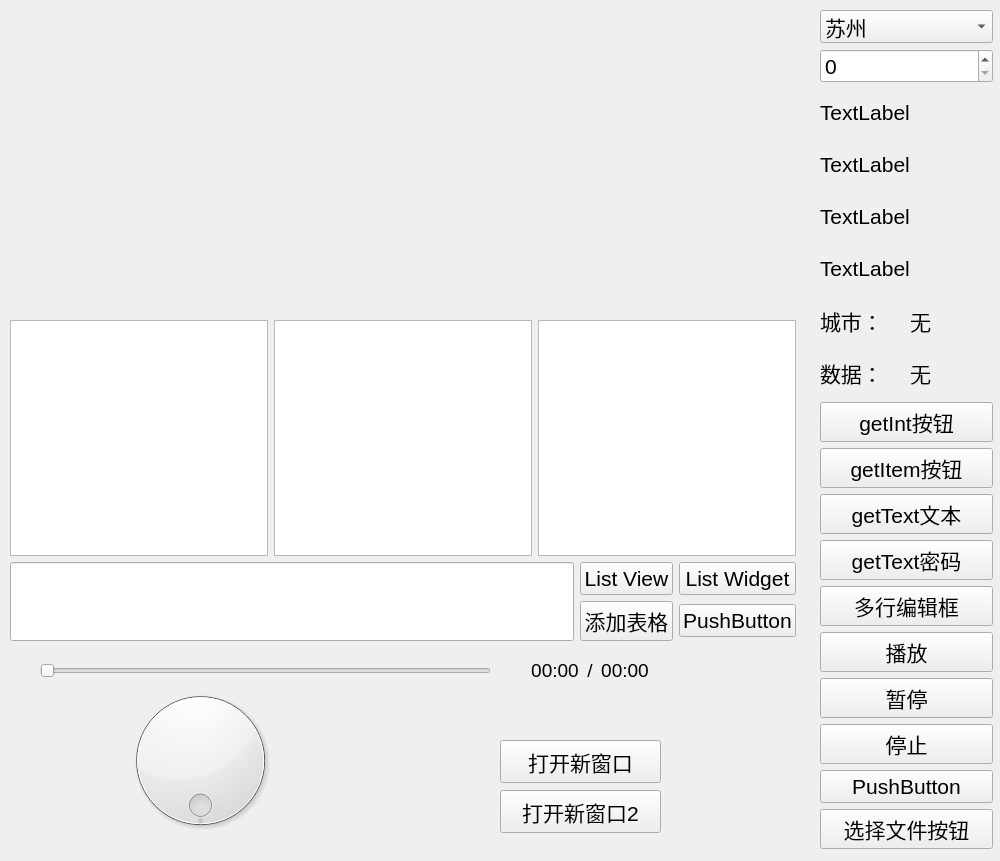
<?xml version="1.0" encoding="UTF-8"?>
<ui version="4.0">
 <class>Widget</class>
 <widget class="QWidget" name="Widget">
  <property name="enabled">
   <bool>true</bool>
  </property>
  <property name="geometry">
   <rect>
    <x>0</x>
    <y>0</y>
    <width>1000</width>
    <height>861</height>
   </rect>
  </property>
  <property name="sizePolicy">
   <sizepolicy hsizetype="Preferred" vsizetype="Preferred">
    <horstretch>0</horstretch>
    <verstretch>0</verstretch>
   </sizepolicy>
  </property>
  <property name="font">
   <font>
    <pointsize>12</pointsize>
   </font>
  </property>
  <property name="windowTitle">
   <string>Widget</string>
  </property>
  <widget class="QWidget" name="layoutWidget">
   <property name="geometry">
    <rect>
     <x>20</x>
     <y>10</y>
     <width>511</width>
     <height>291</height>
    </rect>
   </property>
   <layout class="QVBoxLayout" name="verticalLayout_3"/>
  </widget>
  <widget class="QWidget" name="layoutWidget">
   <property name="geometry">
    <rect>
     <x>10</x>
     <y>320</y>
     <width>786</width>
     <height>321</height>
    </rect>
   </property>
   <layout class="QVBoxLayout" name="verticalLayout_2" stretch="4,1">
    <item>
     <layout class="QHBoxLayout" name="horizontalLayout_2">
      <item>
       <widget class="QListView" name="listView">
        <property name="font">
         <font>
          <pointsize>16</pointsize>
         </font>
        </property>
       </widget>
      </item>
      <item>
       <widget class="QListWidget" name="listWidget">
        <property name="font">
         <font>
          <pointsize>16</pointsize>
         </font>
        </property>
       </widget>
      </item>
      <item>
       <widget class="QTableWidget" name="tableWidget">
        <property name="font">
         <font>
          <pointsize>16</pointsize>
         </font>
        </property>
       </widget>
      </item>
     </layout>
    </item>
    <item>
     <layout class="QHBoxLayout" name="horizontalLayout">
      <item>
       <widget class="QLineEdit" name="lineEdit">
        <property name="sizePolicy">
         <sizepolicy hsizetype="Expanding" vsizetype="MinimumExpanding">
          <horstretch>0</horstretch>
          <verstretch>0</verstretch>
         </sizepolicy>
        </property>
        <property name="font">
         <font>
          <pointsize>16</pointsize>
         </font>
        </property>
       </widget>
      </item>
      <item>
       <layout class="QGridLayout" name="gridLayout">
        <item row="0" column="1">
         <widget class="QPushButton" name="pushButton_2">
          <property name="font">
           <font>
            <pointsize>16</pointsize>
           </font>
          </property>
          <property name="text">
           <string>List Widget</string>
          </property>
         </widget>
        </item>
        <item row="0" column="0">
         <widget class="QPushButton" name="pushButton_1">
          <property name="font">
           <font>
            <pointsize>16</pointsize>
           </font>
          </property>
          <property name="text">
           <string>List View</string>
          </property>
         </widget>
        </item>
        <item row="1" column="0">
         <widget class="QPushButton" name="pushButton_3">
          <property name="font">
           <font>
            <pointsize>16</pointsize>
           </font>
          </property>
          <property name="text">
           <string>添加表格</string>
          </property>
         </widget>
        </item>
        <item row="1" column="1">
         <widget class="QPushButton" name="pushButton_8">
          <property name="font">
           <font>
            <pointsize>16</pointsize>
           </font>
          </property>
          <property name="text">
           <string>PushButton</string>
          </property>
         </widget>
        </item>
       </layout>
      </item>
     </layout>
    </item>
   </layout>
  </widget>
  <widget class="QDial" name="dial">
   <property name="geometry">
    <rect>
     <x>120</x>
     <y>680</y>
     <width>161</width>
     <height>161</height>
    </rect>
   </property>
   <property name="wrapping">
    <bool>true</bool>
   </property>
   <property name="notchesVisible">
    <bool>false</bool>
   </property>
  </widget>
  <widget class="QWidget" name="layoutWidget">
   <property name="geometry">
    <rect>
     <x>820</x>
     <y>10</y>
     <width>173</width>
     <height>839</height>
    </rect>
   </property>
   <layout class="QVBoxLayout" name="verticalLayout">
    <item>
     <widget class="QComboBox" name="comboBox">
      <property name="font">
       <font>
        <pointsize>16</pointsize>
       </font>
      </property>
      <item>
       <property name="text">
        <string>苏州</string>
       </property>
      </item>
      <item>
       <property name="text">
        <string>深圳</string>
       </property>
      </item>
      <item>
       <property name="text">
        <string>无锡</string>
       </property>
      </item>
      <item>
       <property name="text">
        <string>成都</string>
       </property>
      </item>
      <item>
       <property name="text">
        <string>长沙</string>
       </property>
      </item>
      <item>
       <property name="text">
        <string>杭州</string>
       </property>
      </item>
      <item>
       <property name="text">
        <string>天津</string>
       </property>
      </item>
      <item>
       <property name="text">
        <string>上海</string>
       </property>
      </item>
      <item>
       <property name="text">
        <string>北京</string>
       </property>
      </item>
     </widget>
    </item>
    <item>
     <widget class="QSpinBox" name="spinBox">
      <property name="font">
       <font>
        <pointsize>16</pointsize>
       </font>
      </property>
     </widget>
    </item>
    <item>
     <widget class="QLabel" name="label_1">
      <property name="font">
       <font>
        <pointsize>16</pointsize>
       </font>
      </property>
      <property name="text">
       <string>TextLabel</string>
      </property>
     </widget>
    </item>
    <item>
     <widget class="QLabel" name="label_2">
      <property name="font">
       <font>
        <pointsize>16</pointsize>
       </font>
      </property>
      <property name="text">
       <string>TextLabel</string>
      </property>
     </widget>
    </item>
    <item>
     <widget class="QLabel" name="label_3">
      <property name="font">
       <font>
        <pointsize>16</pointsize>
       </font>
      </property>
      <property name="text">
       <string>TextLabel</string>
      </property>
     </widget>
    </item>
    <item>
     <widget class="QLabel" name="label_4">
      <property name="font">
       <font>
        <pointsize>16</pointsize>
       </font>
      </property>
      <property name="text">
       <string>TextLabel</string>
      </property>
     </widget>
    </item>
    <item>
     <layout class="QHBoxLayout" name="horizontalLayout_3">
      <item>
       <widget class="QLabel" name="label">
        <property name="font">
         <font>
          <pointsize>16</pointsize>
         </font>
        </property>
        <property name="text">
         <string>城市：</string>
        </property>
       </widget>
      </item>
      <item>
       <widget class="QLabel" name="label_5">
        <property name="font">
         <font>
          <pointsize>16</pointsize>
         </font>
        </property>
        <property name="text">
         <string>无</string>
        </property>
       </widget>
      </item>
     </layout>
    </item>
    <item>
     <layout class="QHBoxLayout" name="horizontalLayout_4">
      <item>
       <widget class="QLabel" name="label_10">
        <property name="font">
         <font>
          <pointsize>16</pointsize>
         </font>
        </property>
        <property name="text">
         <string>数据：</string>
        </property>
       </widget>
      </item>
      <item>
       <widget class="QLabel" name="label_6">
        <property name="font">
         <font>
          <pointsize>16</pointsize>
         </font>
        </property>
        <property name="text">
         <string>无</string>
        </property>
       </widget>
      </item>
     </layout>
    </item>
    <item>
     <widget class="QPushButton" name="pushButton_4">
      <property name="font">
       <font>
        <pointsize>16</pointsize>
       </font>
      </property>
      <property name="text">
       <string>getInt按钮</string>
      </property>
     </widget>
    </item>
    <item>
     <widget class="QPushButton" name="pushButton_5">
      <property name="font">
       <font>
        <pointsize>16</pointsize>
       </font>
      </property>
      <property name="text">
       <string>getItem按钮</string>
      </property>
     </widget>
    </item>
    <item>
     <widget class="QPushButton" name="pushButton_6">
      <property name="font">
       <font>
        <pointsize>16</pointsize>
       </font>
      </property>
      <property name="text">
       <string>getText文本</string>
      </property>
     </widget>
    </item>
    <item>
     <widget class="QPushButton" name="pushButton_7">
      <property name="font">
       <font>
        <pointsize>16</pointsize>
       </font>
      </property>
      <property name="text">
       <string>getText密码</string>
      </property>
     </widget>
    </item>
    <item>
     <widget class="QPushButton" name="pushButton_9">
      <property name="font">
       <font>
        <pointsize>16</pointsize>
       </font>
      </property>
      <property name="text">
       <string>多行编辑框</string>
      </property>
     </widget>
    </item>
    <item>
     <widget class="QPushButton" name="pushButton_10">
      <property name="font">
       <font>
        <pointsize>16</pointsize>
       </font>
      </property>
      <property name="text">
       <string>播放</string>
      </property>
     </widget>
    </item>
    <item>
     <widget class="QPushButton" name="pushButton_11">
      <property name="font">
       <font>
        <pointsize>16</pointsize>
       </font>
      </property>
      <property name="text">
       <string>暂停</string>
      </property>
     </widget>
    </item>
    <item>
     <widget class="QPushButton" name="pushButton_12">
      <property name="font">
       <font>
        <pointsize>16</pointsize>
       </font>
      </property>
      <property name="text">
       <string>停止</string>
      </property>
     </widget>
    </item>
    <item>
     <widget class="QPushButton" name="pushButton_13">
      <property name="font">
       <font>
        <pointsize>16</pointsize>
       </font>
      </property>
      <property name="text">
       <string>PushButton</string>
      </property>
     </widget>
    </item>
    <item>
     <widget class="QPushButton" name="pushButton">
      <property name="font">
       <font>
        <pointsize>16</pointsize>
       </font>
      </property>
      <property name="text">
       <string>选择文件按钮</string>
      </property>
     </widget>
    </item>
   </layout>
  </widget>
  <widget class="QPushButton" name="pushButton_14">
   <property name="geometry">
    <rect>
     <x>500</x>
     <y>740</y>
     <width>161</width>
     <height>43</height>
    </rect>
   </property>
   <property name="font">
    <font>
     <pointsize>16</pointsize>
    </font>
   </property>
   <property name="text">
    <string>打开新窗口</string>
   </property>
  </widget>
  <widget class="QSlider" name="horizontalSlider">
   <property name="geometry">
    <rect>
     <x>40</x>
     <y>660</y>
     <width>451</width>
     <height>22</height>
    </rect>
   </property>
   <property name="orientation">
    <enum>Qt::Orientation::Horizontal</enum>
   </property>
  </widget>
  <widget class="QLabel" name="labelCurPos">
   <property name="geometry">
    <rect>
     <x>520</x>
     <y>660</y>
     <width>70</width>
     <height>20</height>
    </rect>
   </property>
   <property name="font">
    <font>
     <pointsize>14</pointsize>
    </font>
   </property>
   <property name="text">
    <string>00:00</string>
   </property>
   <property name="alignment">
    <set>Qt::AlignmentFlag::AlignCenter</set>
   </property>
  </widget>
  <widget class="QLabel" name="label_8">
   <property name="geometry">
    <rect>
     <x>580</x>
     <y>660</y>
     <width>20</width>
     <height>20</height>
    </rect>
   </property>
   <property name="font">
    <font>
     <pointsize>14</pointsize>
    </font>
   </property>
   <property name="text">
    <string>/</string>
   </property>
   <property name="alignment">
    <set>Qt::AlignmentFlag::AlignCenter</set>
   </property>
  </widget>
  <widget class="QLabel" name="labelAllPos">
   <property name="geometry">
    <rect>
     <x>590</x>
     <y>660</y>
     <width>70</width>
     <height>20</height>
    </rect>
   </property>
   <property name="font">
    <font>
     <pointsize>14</pointsize>
    </font>
   </property>
   <property name="text">
    <string>00:00</string>
   </property>
   <property name="alignment">
    <set>Qt::AlignmentFlag::AlignCenter</set>
   </property>
  </widget>
  <widget class="QPushButton" name="pushButton_15">
   <property name="geometry">
    <rect>
     <x>500</x>
     <y>790</y>
     <width>161</width>
     <height>43</height>
    </rect>
   </property>
   <property name="font">
    <font>
     <pointsize>16</pointsize>
    </font>
   </property>
   <property name="text">
    <string>打开新窗口2</string>
   </property>
  </widget>
 </widget>
 <resources/>
 <connections/>
</ui>
